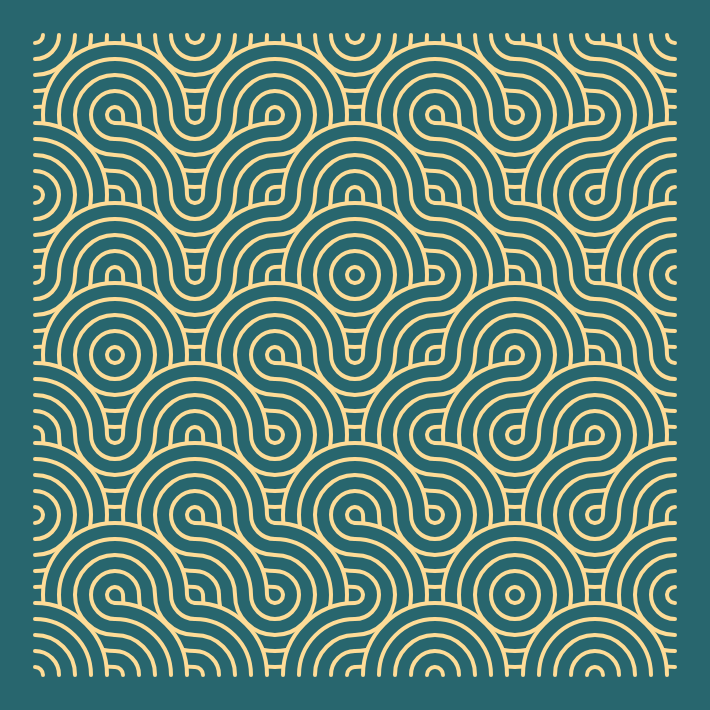
Frame 1 (no input)
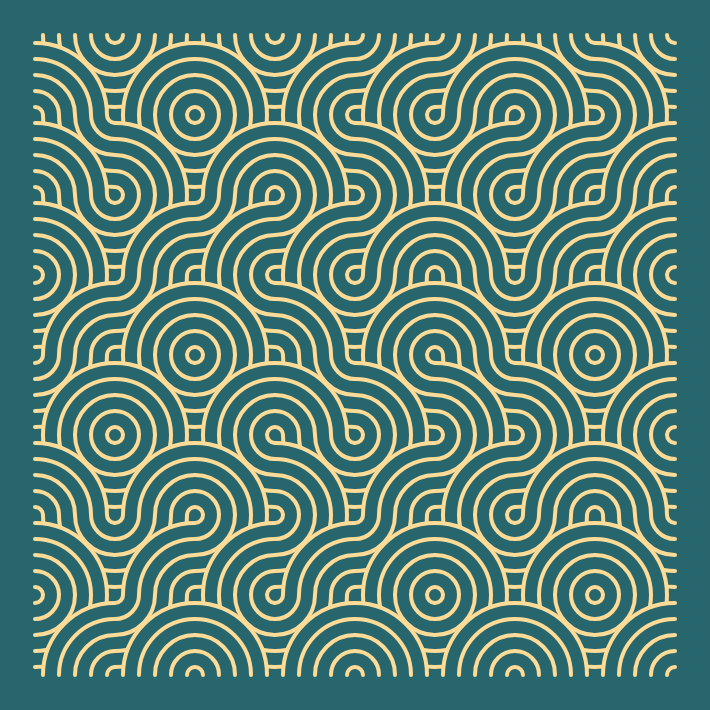
Frame 2 (the mouse pressed at the canvas centre, redrawn once)

The p5.js sketch that drew these frames (run headless with seeded random() and noise() and a simulated clock; the mouse was pressed at the canvas centre and the sketch redrawn once):

// p5.js sketch
// ── sketch.js
// Padding around the canvas.
var padding = 35

// Number of squares per row/column
var row = 8

// Size of grid cells (cellSize x cellSize).
var cellSize = 80
var gridSize = (cellSize * row) + (padding * 2)

// Probability of drawing an inner rectangle.
var chance = 0.6

// Gap between squares
var gap = 10

// Extent the square can shift from center
var shiftLimit = 1

var shades = ['#FEDC97', '#B5B682', '#28666E', '#7C9885', '#bfb9ba', '#0059b2', '#197fe5']

function setup() {
  createCanvas(gridSize, gridSize)
  rectMode(CORNER)
  angleMode(DEGREES)
  strokeWeight(4)
  noLoop()
  frameRate(2)
}

function draw() {
  background(shades[2])
  for (var y = padding; y < height - 2 * padding; y += cellSize) {
    for (var x = padding; x < width - 2 * padding; x += cellSize) {
      drawCell(x + cellSize/2, y + cellSize/2)
    }
  }
}

function drawCell(x, y) {
  push()
  translate(x, y)
  fill(shades[2])
  noStroke()
  rectMode(CENTER)
  rect(0, 0, cellSize, cellSize)
  stroke(shades[0])
  rectMode(CORNER)
  if (random() > 0.5) {
    // side 1
    arc(-cellSize/2, -cellSize/2, cellSize*1.8, cellSize*1.8, 0, 90)
    arc(-cellSize/2, -cellSize/2, cellSize*1.4, cellSize*1.4, 0, 90)
    arc(-cellSize/2, -cellSize/2, cellSize, cellSize, 0, 90)
    arc(-cellSize/2, -cellSize/2, cellSize*0.6, cellSize*0.6, 0, 90)
    arc(-cellSize/2, -cellSize/2, cellSize*0.2, cellSize*0.2, 0, 90)
    
    /*line(-cellSize/2, -cellSize/2, 0, 0)
    rect(-cellSize/2, -cellSize/2, )
    rect(-cellSize/2, -cellSize/2, )
    rect(-cellSize/2, -cellSize/2, )
    rect(-cellSize/2, -cellSize/2, )*/
    // side 3
    arc(cellSize/2, cellSize/2, cellSize*1.8, cellSize*1.8, 180, 270)
    arc(cellSize/2, cellSize/2, cellSize*1.4, cellSize*1.4, 180, 270)
    arc(cellSize/2, cellSize/2, cellSize, cellSize, 180, 270)
    arc(cellSize/2, cellSize/2, cellSize*0.6, cellSize*0.6, 180, 270)
    arc(cellSize/2, cellSize/2, cellSize*0.2, cellSize*0.2, 180, 270)
  } else {
    // side 2
    arc(cellSize/2, -cellSize/2, cellSize*1.8, cellSize*1.8, 90, 180)
    arc(cellSize/2, -cellSize/2, cellSize*1.4, cellSize*1.4, 90, 180)
    arc(cellSize/2, -cellSize/2, cellSize, cellSize, 90, 180)
    arc(cellSize/2, -cellSize/2, cellSize*0.6, cellSize*0.6, 90, 180)
    arc(cellSize/2, -cellSize/2, cellSize*0.2, cellSize*0.2, 90, 180)
    // side 4
    arc(-cellSize/2, cellSize/2, cellSize*1.8, cellSize*1.8, 270, 0)
    arc(-cellSize/2, cellSize/2, cellSize*1.4, cellSize*1.4, 270, 0)
    arc(-cellSize/2, cellSize/2, cellSize, cellSize, 270, 0)
    arc(-cellSize/2, cellSize/2, cellSize*0.6, cellSize*0.6, 270, 0)
    arc(-cellSize/2, cellSize/2, cellSize*0.2, cellSize*0.2, 270, 0)
  }
  pop()
}
